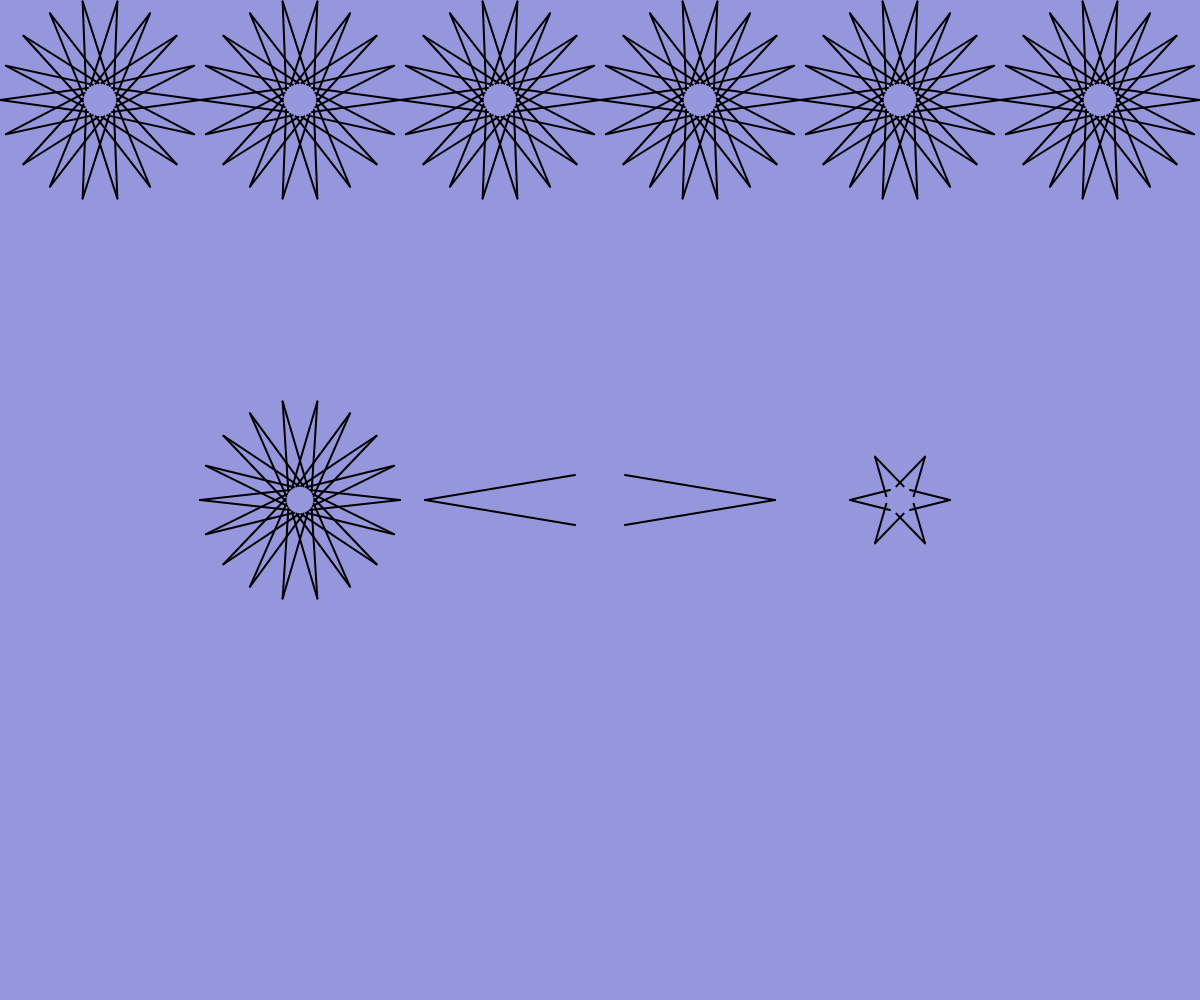
Frame 1 (no input)
Frame 60 (no input): identical to frame 1, image omitted
Frame 120 (the mouse pressed at the canvas centre since frame 60): identical to frame 1, image omitted

The p5.js sketch that drew this single still picture (run headless with seeded random() and noise() and a simulated clock; from frame 60 on, the mouse is pressed at the canvas centre):

// p5.js sketch
// ── sketch.js
function star(x, y, w, c, l) {
  let r = w / 2;
  push();
  translate(x, y);

  for (let cnt = 0; cnt < l; cnt++) {
    line(c, -c, r, 0);
    line(c, c, r, 0);
    rotate(360 / l);
  }

  pop();
}

function setup() {
  createCanvas(windowWidth, windowHeight);
  background(150, 150, 220);
  strokeWeight(2);
  angleMode(DEGREES);

  star(width / 4, height / 2, 200, 10, 18);
  star(width / 2, height / 2, 350, 25, 2);
  star((3 * width) / 4, height / 2, 100, 10, 6);

  for (let x = 100; x < width; x += 200) {
    star(x, 100, 200, 12, 18);
  }
}

function draw() {}
